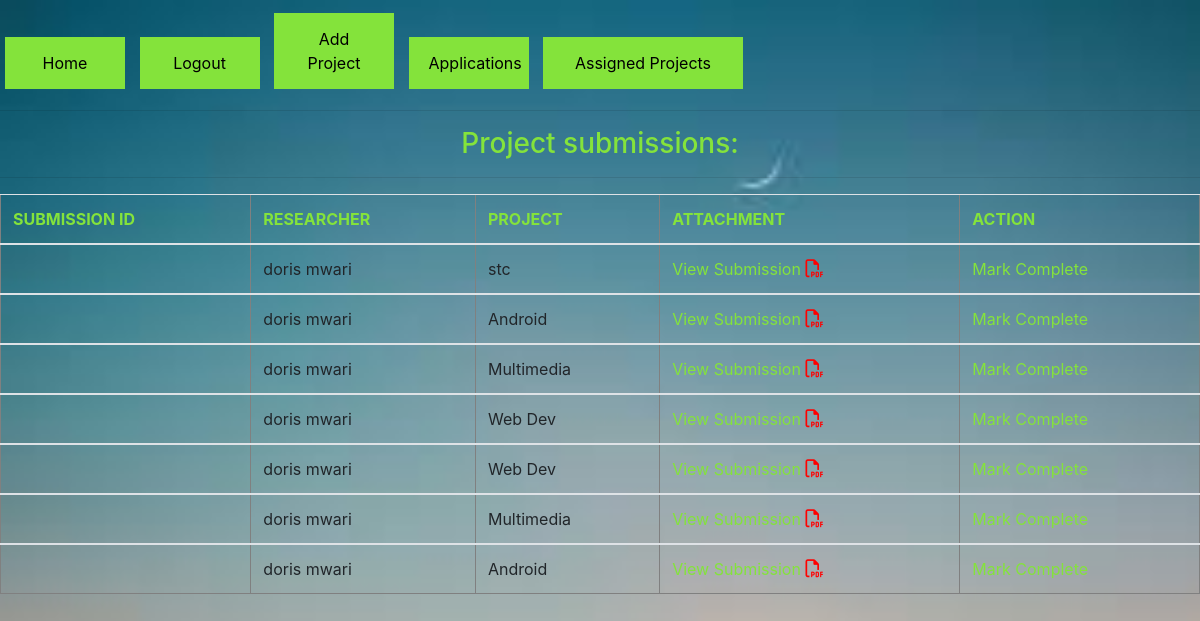
The app's page /submittedprojects.php (signed in), older data.
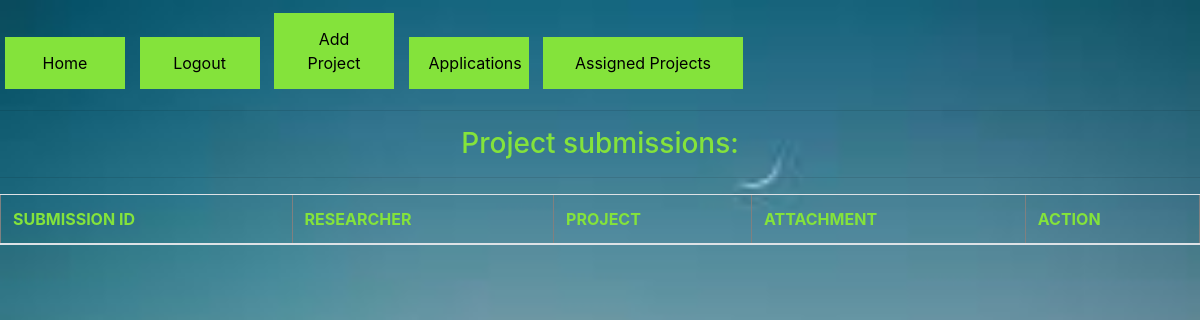
The same page, newer data.
### tables this page shows
CREATE TABLE `project_application` (
  `application_id` int(11) NOT NULL,
  `researcher_id` int(11) NOT NULL,
  `project_id` int(11) NOT NULL,
  `project_pitch` varchar(500) NOT NULL,
  `cv` varchar(100) DEFAULT NULL,
  `assignment_status` int(1) NOT NULL DEFAULT '0'
);

CREATE TABLE `researcher` (
  `researcher_id` int(11) NOT NULL,
  `r_fname` varchar(100) NOT NULL,
  `r_lname` varchar(100) NOT NULL,
  `r_email` varchar(100) NOT NULL,
  `r_password` varchar(100) NOT NULL,
  `role_id` int(11) NOT NULL DEFAULT '2'
);

CREATE TABLE `project` (
  `project_id` int(11) NOT NULL,
  `project_name` varchar(100) NOT NULL,
  `project_duration` varchar(100) NOT NULL,
  `assignment_status` int(1) NOT NULL DEFAULT '0'
);

### submittedprojects.php (the view, shortened to what this page needs)
<!DOCTYPE html>
<html>
<?php
require('dbconn.php');
$loggedin = $_SESSION['role_id'];
if ($loggedin == 1){
			$sql =
			"SELECT
				project_application.project_pitch, project_application.assignment_status, project_application.application_id, project_application.cv, project_application.project_id, project_application.researcher_id,
				researcher.r_fname, researcher.r_lname, researcher.r_email, project.project_name
			FROM
			 	project_application
			JOIN
				researcher
			ON
				project_application.researcher_id = researcher.researcher_id
			JOIN
				project
			ON
				project_application.project_id = project.project_id
			WHERE
				project_application.assignment_status = 0"
			;
			$result = $conn->query($sql);
    ?>
<head>
	<link rel="stylesheet" href="https://maxcdn.bootstrapcdn.com/bootstrap/4.0.0-alpha.6/css/bootstrap.min.css">
</head>
<body>
    <div class="button_container">
    	<a class="active" href="index.html"><button type="button" style = "background-color: rgb(132, 227, 59);">Home</button> </a>
    	<a href="logout.php"><button type="button" style = "background-color: rgb(132, 227, 59)"> Logout</button></a>
		<a href="addprojects.php"><button type="button" style = "background-color: rgb(132, 227, 59)"> Add Project</button></a>
		<a href="applicationsmade.php"><button type="button" style = "background-color: rgb(132, 227, 59);"> Applications</button></a>
    	<a href="assigned.php"><button type="button" style = "background-color: rgb(132, 227, 59); width: 200px;"> Assigned Projects</button></a>
	</div>
	<hr>
		<h3 style = "color: rgb(132, 227, 59); text-align: center;">Project submissions:</h3>
	<hr>
    <table class="table table-inverse" border="1">
      <thead style = "color: rgb(132, 227, 59);">
    	<tr>
    		<th>SUBMISSION ID</th>
    		<th>RESEARCHER</th>
    		<th>PROJECT</th>
			<th>ATTACHMENT</th>
			<th>ACTION</th>
    	</tr>
      </thead>
    	<?php
	    	$submission_id = " ";
			if ($result) {
			  	while ($row = $result->fetch_assoc()) {
			  		$researcher_fname = $row['r_fname'];
					$researcher_lname = $row['r_lname'];
			  		$project_name = $row['project_name'];
					$attachment= $row['attachment'];
			  		?>
			  	  <tbody>
			  		<tr>
			  		<td><?php echo $submission_id ?></td>
			  		<td><?php echo $researcher_fname ." ". $researcher_lname ?></td>
			  		<td><?php echo $project_name ?></td>
					<td><a href="submissionsfolder/<?php echo $attachment ?>" target="_blank" style = "color: rgb(132, 227, 59);">View Submission     <i class="far fa-file-pdf" style="color:red; font-weight: 1px; font-size: 18px;"></i></a></td>
					  <td><a onclick="return confirm('Mark Complete')"
					  href='markcomplete.php?project_id=<?php echo $row["project_id"]; ?>&researcher_id=<?php echo $row["researcher_id"]; ?>&researcher_fname=<?php echo $row["r_fname"]; ?>&researcher_lname=<?php echo $row["r_lname"]; ?>&project_name=<?php echo $row["project_name"]; ?>&researcher_email=<?php echo $row["r_email"]; ?>' style = "color: rgb(132, 227, 59);">
					  Mark Complete</a></td>
			  		</tr>
			  	  </tbody>
			  <?php
			  	}
			  }else{
				trigger_error('Invalid query: ' . $conn->error);
			  	echo "0 results";
			  }
    	?>
		<?php
}
else{
echo "Unauthorized access";
}
		?>
    </table>
</body>
</html>

Row changes from the older to the newer data that the page shows:
removed project_application: researcher.r_fname "doris", researcher.r_lname "mwari", project.project_name "stc"
removed project_application: researcher.r_fname "doris", researcher.r_lname "mwari", project.project_name "Android"
removed project_application: researcher.r_fname "doris", researcher.r_lname "mwari", project.project_name "Multimedia"
removed project_application: researcher.r_fname "doris", researcher.r_lname "mwari", project.project_name "Web Dev"
removed project_application: researcher.r_fname "doris", researcher.r_lname "mwari", project.project_name "Web Dev"
removed project_application: researcher.r_fname "doris", researcher.r_lname "mwari", project.project_name "Multimedia"
removed project_application: researcher.r_fname "doris", researcher.r_lname "mwari", project.project_name "Android"
